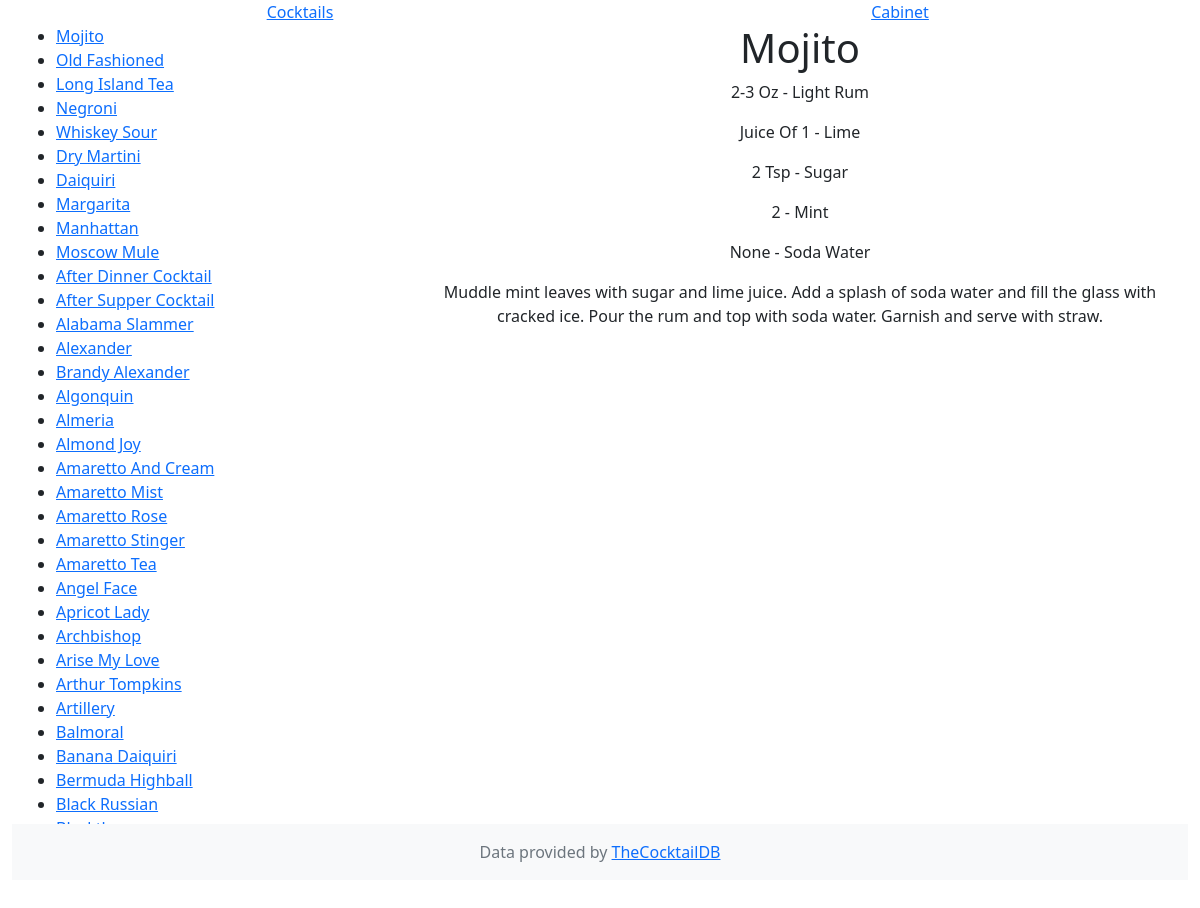
The page / on the database its author committed.
### tables this page shows
CREATE TABLE cocktails (idDrink INT PRIMARY KEY,strDrink,strCategory,strIBA,strAlcoholic,strGlass,strIngredient1,strIngredient2,strIngredient3,strIngredient4,strIngredient5,strIngredient6,strIngredient7,strIngredient8,strIngredient9,strIngredient10,strIngredient11,strIngredient12,strIngredient13,strIngredient14,strIngredient15,strMeasure1,strMeasure2,strMeasure3,strMeasure4,strMeasure5,strMeasure6,strMeasure7,strMeasure8,strMeasure9,strMeasure10,strMeasure11,strMeasure12,strMeasure13,strMeasure14,strMeasure15,strInstructions,numIngredients);

### app.py (the view)
@app.route("/", methods=["GET", "POST"])
def index():
    cabinet = Cabinet()
    items = cabinet.have()
    items = convert_items(items)
    entries = db.execute(
        "SELECT idDrink, strDrink, strIngredient1, strIngredient2, strIngredient3, strIngredient4, strIngredient5, strIngredient6, strIngredient7, strIngredient8, strIngredient9, strIngredient10, strIngredient11, strIngredient12, strIngredient13, strIngredient14, strIngredient15 FROM cocktails"
    )
    cocktails = []
    for entry in entries:
      add = True
      for n in range(15):
        if entry[f"strIngredient{n+1}"] in items:
          pass
        elif entry[f"strIngredient{n+1}"] == "None":
          pass
        else:
          add = False
      if add == True:
        cocktails.append(entry)
    print(len(cocktails))
    if request.args.get("idDrink"):
        idDrink = request.args.get("idDrink")
        drink = db.execute("SELECT * FROM cocktails WHERE idDrink = ?", idDrink)[0]
    else:
        drink = db.execute("SELECT * FROM cocktails")[0]
    ingredients = []
    for n in range(drink["numIngredients"]):
        item = {
            "ingredient": drink[f"strIngredient{n+1}"],
            "measure": drink[f"strMeasure{n+1}"],
        }
        ingredients.append(item)
    return render_template(
        "cocktails.html", cocktails=cocktails, drink=drink, ingredients=ingredients
    )

### app.py (called while the page is built)
def convert_items(items):
  if type(items) != list:
    items = list([items, items])
  ingredients = set()
  for item in items:
    db_entry = db.execute("SELECT ingredient FROM ingredients WHERE item = ?", item)
    for field in db_entry:
      ingredients.add(field['ingredient'])
  return(ingredients)

  def have(self):
    have = []
    for entry in self.items:
      if self.items[entry]['have']:
        have.append(entry)
    return have

### templates/cocktails.html
{% extends "layout.html" %}
{% block left %}
  <ul class="overflow-auto"  id="cocktails">
  {% for cocktail in cocktails %}
  {% set id = cocktail['idDrink'] %}
  {% set cocktail = cocktail['strDrink'] %}
      <li id="{{id}}">
        <a href="/?idDrink={{id}}">{{cocktail}}</a>
      </li>
  {% endfor %}
  </ul>
{% endblock %}
{% block right %}
  <h1>{{drink['strDrink']}}</h1>
  {% for ingredient in ingredients %}
  <p>{{ ingredient['measure']}} - {{ ingredient['ingredient'] }}  </p>
  {% endfor %}
  <p> {{ drink['strInstructions'] }} </p>
{% endblock %}

### rows shown on the page
cocktails: strDrink "Mojito", measure "2-3 Oz", ingredient "Light Rum", measure "Juice Of 1", ingredient "Lime", measure "2 Tsp", ingredient "Sugar", measure "2", ingredient "Mint", measure "None", ingredient "Soda Water", strInstructions "Muddle mint leaves with sugar and lime juice. Add a splash of soda water and fill the glass with cracked ice. Pour the rum and top with soda water. Garnish and serve with straw."
cocktails: strDrink "Old Fashioned"
cocktails: strDrink "Long Island Tea"
cocktails: strDrink "Negroni"
cocktails: strDrink "Whiskey Sour"
cocktails: strDrink "Dry Martini"
cocktails: strDrink "Daiquiri"
cocktails: strDrink "Margarita"
cocktails: strDrink "Manhattan"
cocktails: strDrink "Moscow Mule"
cocktails: strDrink "After Dinner Cocktail"
cocktails: strDrink "After Supper Cocktail"
cocktails: strDrink "Alabama Slammer"
cocktails: strDrink "Alexander"
cocktails: strDrink "Brandy Alexander"
cocktails: strDrink "Algonquin"
cocktails: strDrink "Almeria"
cocktails: strDrink "Almond Joy"
cocktails: strDrink "Amaretto And Cream"
cocktails: strDrink "Amaretto Mist"
cocktails: strDrink "Amaretto Rose"
cocktails: strDrink "Amaretto Stinger"
cocktails: strDrink "Amaretto Tea"
cocktails: strDrink "Angel Face"
cocktails: strDrink "Apricot Lady"
cocktails: strDrink "Archbishop"
cocktails: strDrink "Arise My Love"
cocktails: strDrink "Arthur Tompkins"
cocktails: strDrink "Artillery"
cocktails: strDrink "Balmoral"
cocktails: strDrink "Banana Daiquiri"
cocktails: strDrink "Bermuda Highball"
cocktails: strDrink "Black Russian"
